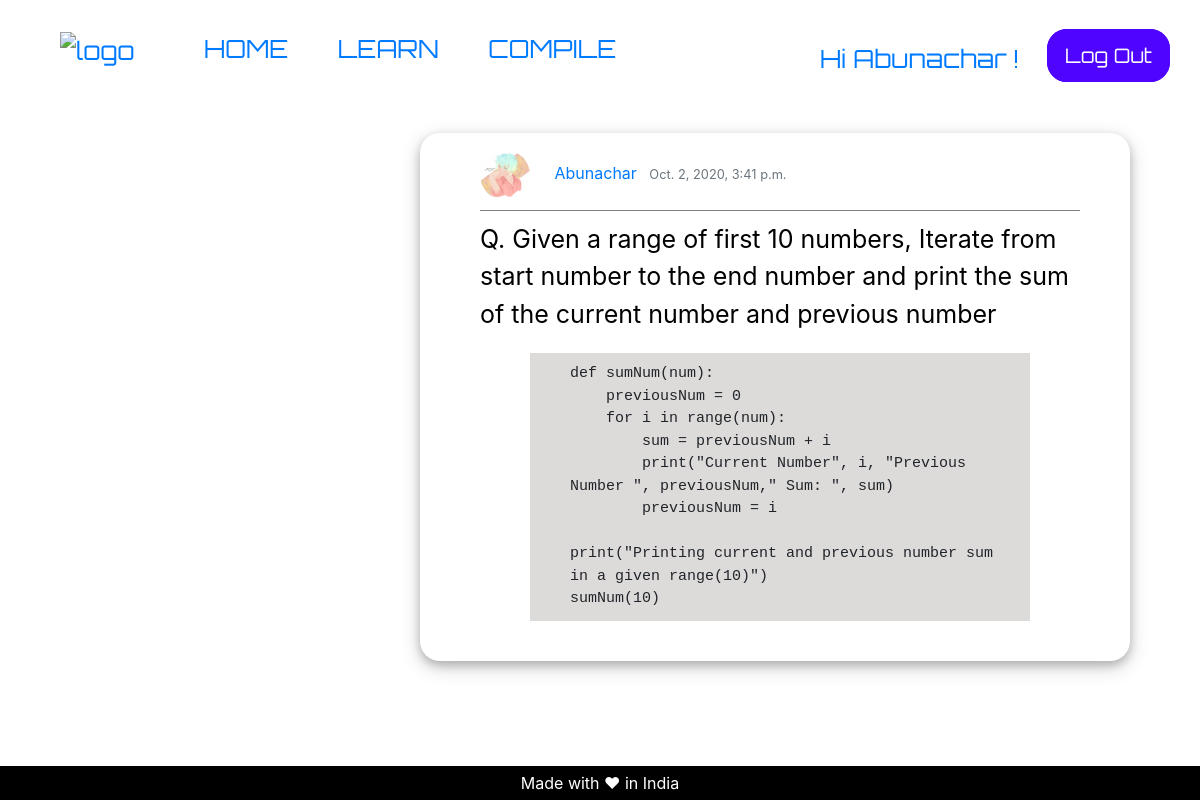
Page /beginner/5/ (signed in) on the committed database.
### pages/models.py (models this page shows, shortened)
class BegPost(models.Model):
    title = models.CharField(max_length=200)
    author = models.ForeignKey(
        'auth.User',
        on_delete=models.CASCADE,
    )
    date_posted = models.DateTimeField(default=timezone.now)
    solution = models.TextField()

class Profile(models.Model):
    user = models.OneToOneField(User, on_delete=models.CASCADE)
    images = models.ImageField(
        default="default.png", upload_to='profile_pics')

### pages/views.py (the view)
class BeginnerDetailView(LoginRequiredMixin, DetailView):
    model = BegPost
    template_name = 'beg-post-Detail.html'

### templates/beg-post-Detail.html (shortened to what this page needs)
{% extends 'post-Base.html' %}
{% load static %}
{% block Post-content %}
<article class="media content-section shad">
  <div class="media-body">
    <div class="article-metadata under-line">
      <img src="{{ object.author.profile.images.url }}" alt="UserProfile" class="rounded-circle article-img">
      <a class="mr-2" href="#">{{ object.author }}</a>
      <small class="text-muted"> {{ object.date_posted }}</small>
    </div>
    <p class="art-underline article-title">Q. {{ object.title }}</p>
    <pre class="article-content">{{ object.solution }}</pre>
  </div>
</article>
{% endblock Post-content %}

### templates/base.html (shortened to what this page needs)
{% load static %}
<!DOCTYPE html>
<html>
<head>
	<link href="{% static 'css/base.css' %}" rel="stylesheet">
	<link rel="stylesheet" href="https://maxcdn.bootstrapcdn.com/bootstrap/4.0.0/css/bootstrap.min.css">
	{% block headcontent %}
	{% endblock headcontent %}
</head>
<body>
	<div clas="container">
		<div class="nav">
			<div class="nav-left">
				<a href="{% url 'home' %}"><img src="{% static 'images/newlogo.jpg' %}" alt="logo" style="width:70px; height:55px;"></a>
				<a href="{% url 'home' %}">HOME</a>
				<a href="{% url 'learn' %}">LEARN</a>
				<a href="{% url 'compile' %}">COMPILE</a>
			</div>
			<div class="nav-right">
				{% if user.is_authenticated %}
				<div class="userLogin">
					<a href="{% url 'profile' %}">
						Hi {{ user.username }} !
					</a>
				</div>
				<div class="signupBut">
					<a href="{% url 'logout' %}">Log Out</a>
				</div>
				{% endif %}
			</div>
		</div>
		{% block content %}
		{% endblock content %}
	</div>
	<div class="site-footer">
		<div> Made with ❤ in India</div>
	</div>
</body>
</html>

### static/css/base.css (style rules this page uses)
.nav { display: flex; justify-content: space-between; }
.nav a { text-decoration: none; font-size: 25px; padding: 15px 15px 0px 15px; font-family: "Orbitron", sans-serif; }
.nav-right, .nav-left { padding: 30px 30px 0px 30px; }
.nav-right { display: flex; padding-left: 50px; }
.nav-left img { width: 60px; height: 50px; padding-right: 20px; }
.nav-left a { padding-left: 30px; }
.userLogin { font-size: 20px; padding-right: 10px; margin: 10px 3px 5px 3px; font-family: "Orbitron", sans-serif; }
.site-footer { padding: 5px 0px 5px 0px; position: absolute; left: 0; bottom: 0; width: 100%; background-color: black; color: white; text-align: center; }
.signupBut { text-align: right; margin: auto; }
.signupBut a { font-size: 20px; font-family: "Orbitron", sans-serif; color: white; text-decoration: none; padding: 11px 15px 11px 15px; border: 3px solid rgb(79, 4, 255); border-radius: 20px; background: rgb(79, 4, 255); }

### static/css/advance.css (style rules this page uses)
.shad { padding: 17px 50px 20px 60px; box-shadow: 0 4px 10px 0 rgba(0, 0, 0, 0.2), 0 6px 20px 0 rgba(0, 0, 0, 0.19); margin: 40px; border-radius: 20px; }
.under-line { padding-bottom: 10px; border-bottom: 1px solid rgba(0, 0, 0, 0.5); }
.art-underline { padding-top: 10px; font-size: 25px; }
.article-img { width: 50px; height: 50px; margin-right: 20px; }
.article-title { text-decoration: none; color: black; }
.article-content { overflow-x: auto; white-space: pre-wrap; white-space: -moz-pre-wrap; white-space: -pre-wrap; white-space: -o-pre-wrap; word-wrap: break-word; background: rgba(171, 164, 164, 0.4); margin: 20px 50px 20px 50px; padding: 10px 10px 10px 40px; font-size: 15px; }

### rows in the picture
BegPost: author.profile.images (picture), author "Abunachar", date_posted "Oct. 2, 2020, 3:41 p.m.", title "Given a range of first 10 numbers, Iterate from start number to the end number and print the sum of the current number and previous number", solution "def sumNum(num): previousNum = 0 for i in range(num): sum = previousNum + i print(\"Current Number\", i, \"Previous Number \", previousNum,\" Sum: \", sum) previousNum = i print(\"Printing current and previous number sum in a given range(10)\") sumNum(10)"

### other values in the picture
{{ user.username }} "Abunachar"
